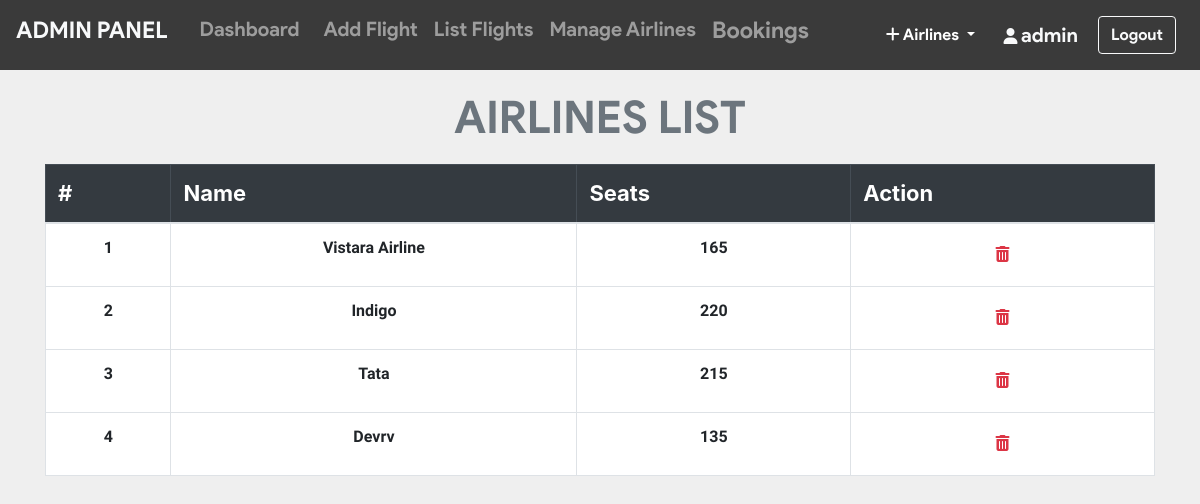
Page /admin/list_airlines.php (signed in) on the committed database.
### tables this page shows
CREATE TABLE `airline` (
  `airline_id` int(11) NOT NULL,
  `name` varchar(20) NOT NULL,
  `seats` int(11) NOT NULL
);

### admin/list_airlines.php (the view, shortened to what this page needs)
<?php include_once 'header.php'; ?>
<?php include_once 'footer.php';
require '../helpers/init_conn_db.php';?>
    <main>
        <?php if(isset($_SESSION['adminId'])) { ?>
          <div class="container-md mt-2">
            <h1 class="display-4 text-center text-secondary"
              >AIRLINES LIST</h1>
            <table class="table table-bordered">
              <thead class="table-dark">
                <tr>
                  <th scope="col">#</th>
                  <th scope="col">Name</th>
                  <th scope="col">Seats</th>
                  <th scope="col">Action</th>
                </tr>
              </thead>
              <tbody>
                <?php
                $cnt=1;
                $sql = 'SELECT * FROM airline ORDER BY airline_id ASC';
                $stmt = mysqli_stmt_init($conn);
                mysqli_stmt_prepare($stmt,$sql);
                mysqli_stmt_execute($stmt);
                $result = mysqli_stmt_get_result($stmt);
                while ($row = mysqli_fetch_assoc($result)) {
                  echo "
                  <tr class='text-center'>
                    <td scope='row'>".$cnt." </a> </td>
                    <td>".$row['name']."</td>
                    <td>".$row['seats']."</td>
                    <td>
                    <form action='list_airlines.php' method='post'>
                      <input name='airline_id' type='hidden' value=".$row['airline_id'].">
                      <button  class='btn' type='submit' name='del_airlines'>
                      <i class='text-danger fa fa-trash'></i></button>
                    </form>
                    </td>
                  </tr>
                  ";
               $cnt++; }
                ?>
              </tbody>
            </table>
          </div>
        <?php } ?>
    </main>

### admin/list_airlines.php (style rules this page uses)
table { background-color: white; }
h1 { margin-top: 20px; margin-bottom: 20px; font-family: 'product sans'; font-size: 45px !important; font-weight: lighter; }
body { background-color: #efefef; }
th { font-size: 22px; }
td { margin-top: 10px !important; font-size: 16px; font-weight: bold; font-family: 'Assistant', sans-serif !important; }

### rows in the picture
airline: name "Vistara Airline", seats "165"
airline: name "Indigo", seats "220"
airline: name "Tata", seats "215"
airline: name "Devrv", seats "135"

### other values in the picture
$_SESSION['adminUname'] "admin"
